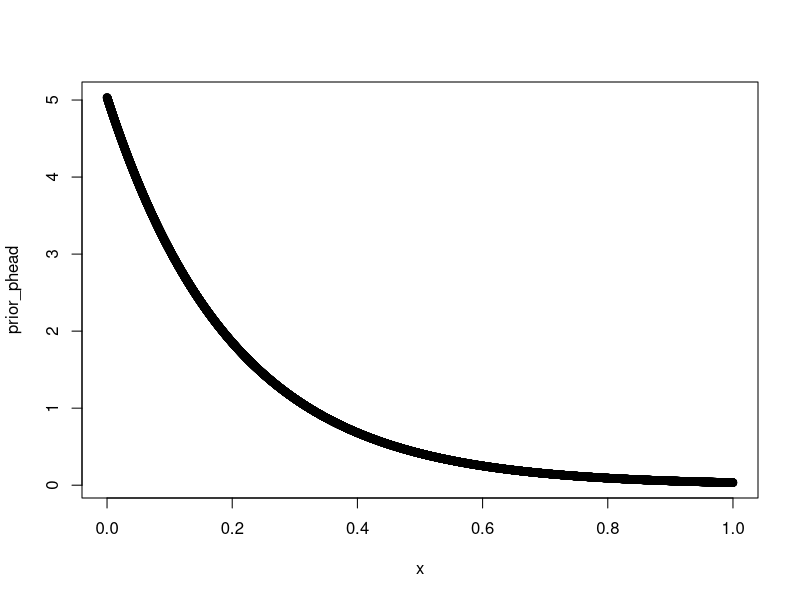

This chart was generated by the following R code:
rm(list = ls())

## Lab03 ---- Problem#1, Part#A ------------------------------------------------
#-----------------------------------------------------------------------

x = seq(0,1, 0.0001)

prior_phead = vector()

for (i in 1:length(x)) {
  if (x[i]>=0 && x[i]<=1){
    prior_phead[i] = dexp(x[i], rate = 5)/0.9932621
  }
  else{
    prior_phead[i] = 0
  }
}

plot(x, prior_phead)